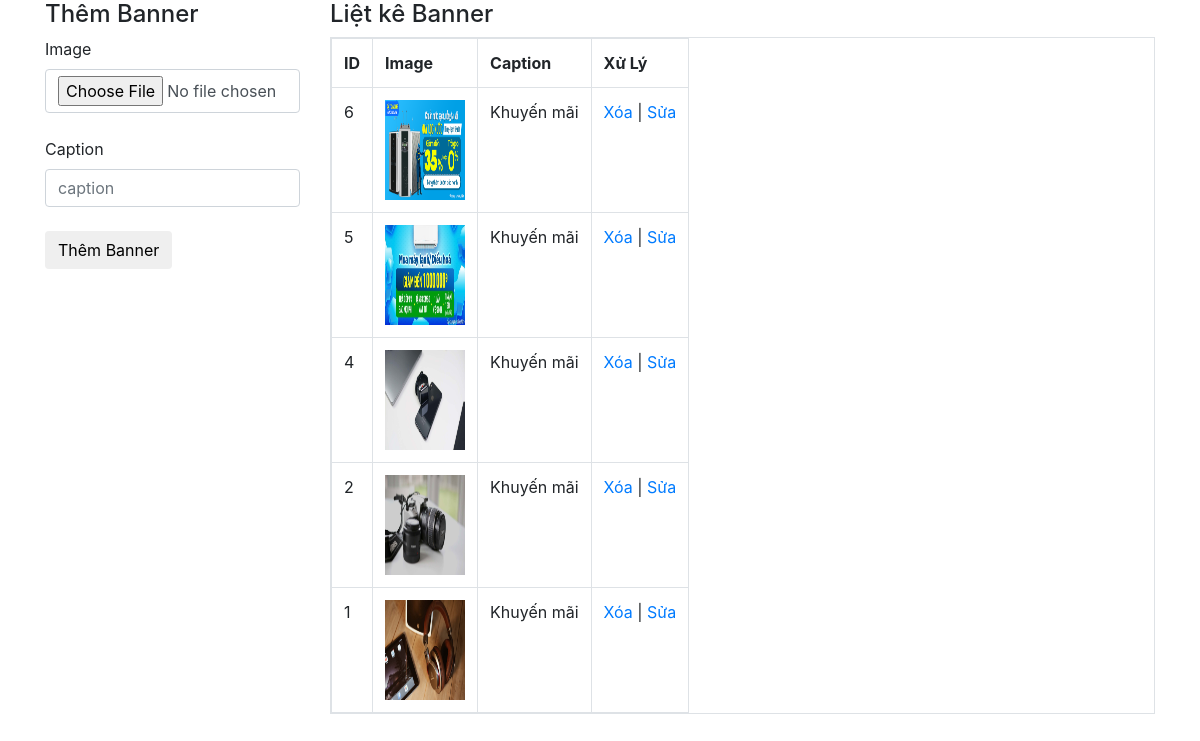
/admin/xulybanner.php, run on the app's committed database.
### tables this page shows
CREATE TABLE `slider` (
  `slider_id` int(11) NOT NULL,
  `slider_image` varchar(255) NOT NULL,
  `slider_caption` text NOT NULL,
  `slider_active` int(11) NOT NULL DEFAULT 1
);

### admin/xulybanner.php (the view, shortened to what this page needs)
<?php
include('../db/connect.php');
?>
<!DOCTYPE html>
<html>
<head>
<link href="../css/bootstrap.css" rel="stylesheet" type="text/css" media="all" />
</head>
<body>
    <div class="container">
        <div class="row">
            <?php
            if(isset($_GET['quanly'])=='capnhat'){
                $id_capnhat=$_GET['capnhat_id'];
                $sql_capnhat=mysqli_query($mysqli,"select * from slider where slider_id='$id_capnhat'");
                $row_capnhat=mysqli_fetch_array($sql_capnhat);
                $id_category_1=$row_capnhat['slider_id'];
                ?>
                <div class="col-md-3">
                <h4>Cập nhật Banner</h4>
                <form action="" method="POST" enctype="multipart/form-data">
                    <label>Image</label>
                    <input type="file" class="form-control" name="hinhanh"><br>
                    <img src="../uploads/<?php echo $row_capnhat['slider_image'] ?>" height="100" width="80" ><br>
                    <label>Caption</label>
                    <input type="text" class="form-control" name="tensanpham" value="<?php echo $row_capnhat['slider_caption'] ?>"><br>
                    <input type="hidden" class="form-control" name="id_update" value="<?php echo $row_capnhat['slider_id'] ?>"><br>
                    <input type="submit" name="capnhatbanner" value="Cập nhật Banner" class="btn btn-default">
                </form>
            </div>
            <?php
            }else{
                ?>
                <div class="col-md-3">
                <h4>Thêm Banner</h4>
                <form action="" method="POST" enctype="multipart/form-data">
                    <label>Image</label>
                    <input type="file" class="form-control" name="hinhanh"><br>
                    <label>Caption</label>
                    <input type="text" class="form-control" name="caption" placeholder="caption"><br>
                    <input type="submit" name="thembanner" value="Thêm Banner" class="btn btn-default">
                </form>
            </div>
            <?php
            }
            ?>
            <div class="col-md-9">
            <h4>Liệt kê Banner</h4>
            <?php
            $sql_select_sp=mysqli_query($mysqli,"select * from slider order by slider_id desc")
            ?>
            <table class="table table-responsive table-bordered ">
                <tr>
                    <th>ID</th>
                    <th>Image</th>
                    <th>Caption</th>
                    <th>Xử Lý</th>
                </tr>
                <?php
                while($row_sp=mysqli_fetch_array($sql_select_sp)){
                ?>
                <tr>
                    <td><?php echo $row_sp['slider_id'] ?></td>
                    <td><img src="../uploads/<?php echo $row_sp['slider_image'] ?>" height="100" width="80"></td>
                    <td><?php echo $row_sp['slider_caption'] ?></td>
                    <td><a href="?mod=quanlybanner&xoa=<?php echo $row_sp['slider_id'] ?>">Xóa</a> | <a href="?mod=quanlybanner&quanly=capnhat&capnhat_id=<?php echo $row_sp['slider_id'] ?>">Sửa</a></td>
                </tr>
                <?php
                }
                ?>
            </table>
            </div>
        </div>
    </div>
</body>
</html>

### data on the page
slider: slider_id "6", slider_image (picture), slider_caption "Khuyến mãi"
slider: slider_id "5", slider_image (picture), slider_caption "Khuyến mãi"
slider: slider_id "4", slider_image (picture), slider_caption "Khuyến mãi"
slider: slider_id "2", slider_image (picture), slider_caption "Khuyến mãi"
slider: slider_id "1", slider_image (picture), slider_caption "Khuyến mãi"
